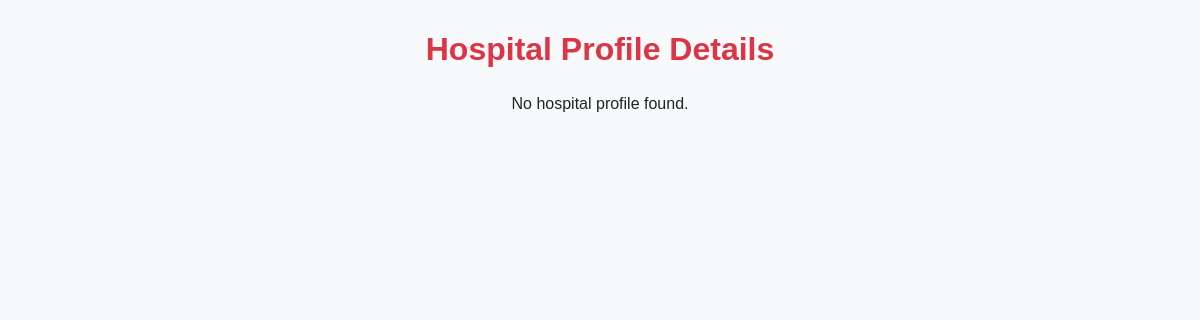
The page /hospital/profile/view/ (signed in) on the database as committed earlier.
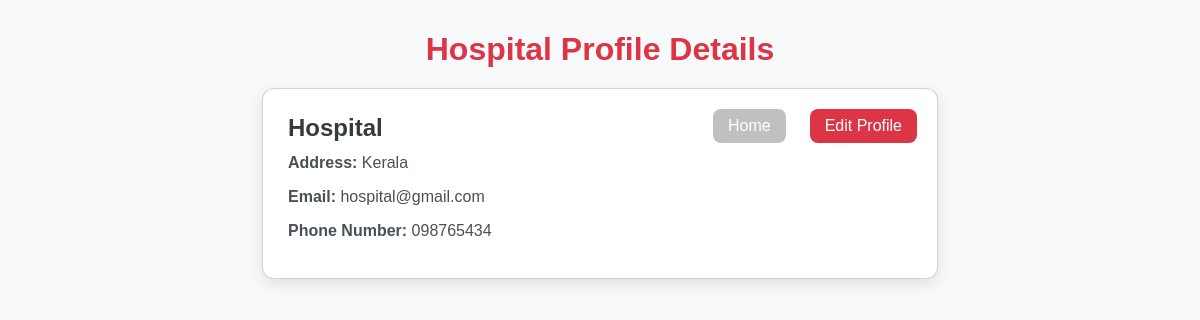
The same page on the database as committed later.
### blood_bank_app/models.py (models this page shows, shortened)
class HospitalDetails(models.Model):
    name = models.CharField(max_length=255)
    address = models.TextField()
    email = models.EmailField(unique=True)
    phone_number = models.CharField(max_length=20)

### blood_bank_app/views.py (the view)
# urls.py: path('hospital/profile/view/', views.hospital_profile_view, name='hospital_profile_view'),
@login_required
def hospital_profile_view(request):
    hospital = HospitalDetails.objects.first()
    return render(request, 'hospital/hospital_profile_view.html', {'hospital': hospital})

### blood_bank_app/templates/hospital/hospital_profile_view.html (shortened to what this page needs)
<!DOCTYPE html>
<html lang="en">
<head>
    <link href="https://cdn.jsdelivr.net/npm/bootstrap@5.3.3/dist/css/bootstrap.min.css" rel="stylesheet">
</head>
<body>
<div class="container">
    <h2>Hospital Profile Details</h2>
    {% if hospital %}
    <div class="card profile-info">
        <a href="{% url 'hospital_profile' %}" class="btn edit-btn">Edit Profile</a>
        <a href="{% url 'hospitalhome' %}" class="btn home-btn">Home</a>
        <h4>{{ hospital.name }}</h4>
        <p><strong>Address:</strong> {{ hospital.address }}</p>
        <p><strong>Email:</strong> {{ hospital.email }}</p>
        <p><strong>Phone Number:</strong> {{ hospital.phone_number }}</p>
    </div>
    {% else %}
    <p class="text-center mt-4">No hospital profile found.</p>
    {% endif %}
</div>
</body>
</html>

### blood_bank_app/templates/hospital/hospital_profile_view.html (style rules this page uses)
body { background-color: #f8f9fa; font-family: 'Poppins', sans-serif; }
.container { max-width: 700px; }
h2 { color: #dc3545; font-weight: 700; text-align: center; margin-top: 30px; }
.card { margin-top: 20px; border-radius: 12px; box-shadow: 0 5px 15px rgba(0,0,0,0.1); padding: 25px; position: relative; }
.profile-info h4 { font-weight: 600; color: #343a40; }
.profile-info p { color: #495057; margin-bottom: 10px; }
.edit-btn { position: absolute; top: 20px; right: 20px; background-color: #dc3545; color: #fff; border: none; border-radius: 8px; padding: 5px 15px; font-weight: 500; transition: 0.3s; }
.home-btn { position: absolute; top: 20px; left: 450px; background-color: silver; color: #fff; border: none; border-radius: 8px; padding: 5px 15px; font-weight: 500; transition: 0.3s; }

Rows that differ between the two databases and show on the page:
added HospitalDetails: name "Hospital", address "Kerala", email "hospital@gmail.com", phone_number "098765434"
Other text that changed with them:
text no longer shown: "No hospital profile found."
text now shown: "Edit Profile Home Address: Email: Phone Number:"
